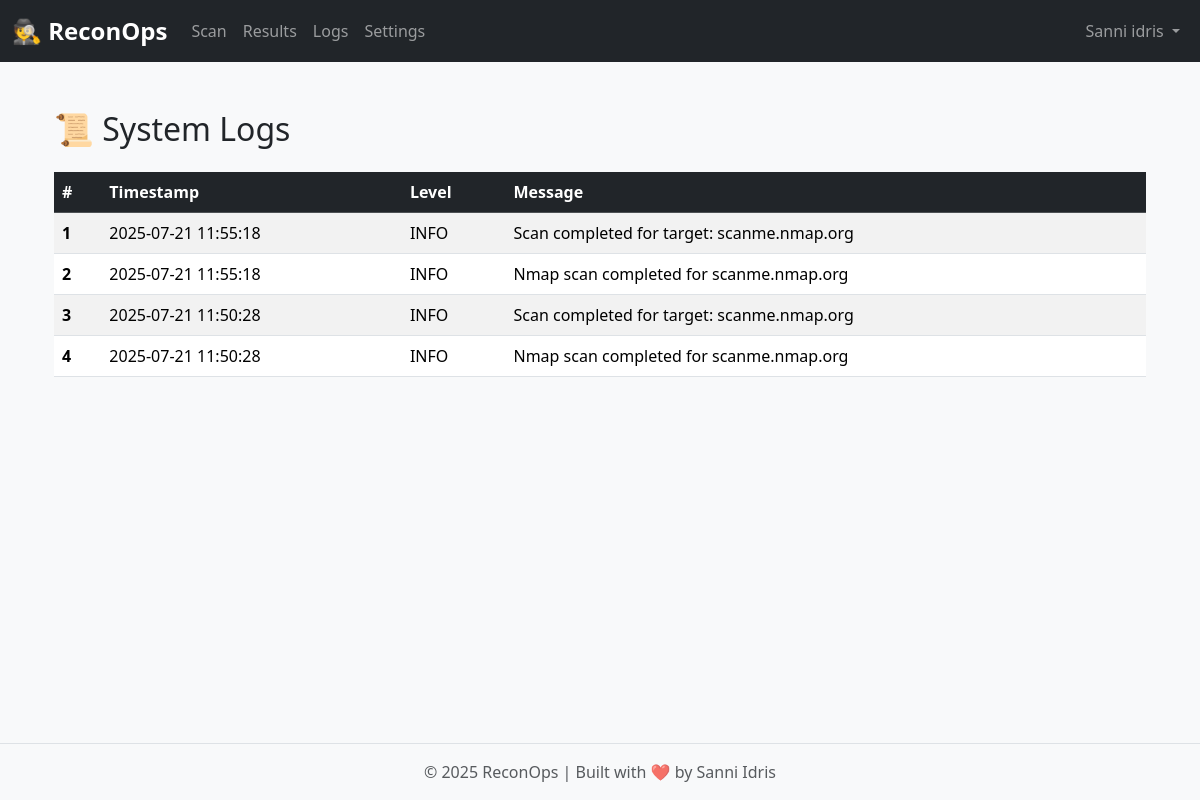
Screenshot of /logs (signed in) with the database file from the repository.
### reconops_dashboard/models.py (models this page shows, shortened)
class User(UserMixin, db.Model):
    __tablename__ = 'users'
    id = db.Column(db.Integer, primary_key=True)
    username = db.Column(db.String(64), unique=True, nullable=False)
    email = db.Column(db.String(120), unique=True, nullable=False)
    password_hash = db.Column(db.String(128), nullable=False)
    role = db.Column(db.String(20), default='user')  # e.g., 'admin' or 'user'

class SystemLog(db.Model):
    __tablename__ = 'system_logs'
    id = db.Column(db.Integer, primary_key=True)
    timestamp = db.Column(db.DateTime, default=datetime.utcnow)
    level = db.Column(db.String(50), nullable=False)
    message = db.Column(db.Text, nullable=False)

### reconops_dashboard/routes/main_routes.py (the view)
@main.route('/logs')
@login_required
def logs():
    logs = SystemLog.query.order_by(SystemLog.timestamp.desc()).all()
    return render_template('logs.html', logs=logs)

### reconops_dashboard/models.py (called while the page is built)
@login_manager.user_loader
def load_user(user_id):
    return User.query.get(int(user_id))

### reconops_dashboard/templates/logs.html
{% extends 'base.html' %}
{% block content %}
<div class="container mt-5">
    <h2 class="mb-4">📜 System Logs</h2>
    {% if logs %}
        <table class="table table-striped table-hover">
            <thead class="table-dark">
                <tr>
                    <th scope="col">#</th>
                    <th scope="col">Timestamp</th>
                    <th scope="col">Level</th>
                    <th scope="col">Message</th>
                </tr>
            </thead>
            <tbody>
                {% for log in logs %}
                <tr>
                    <th scope="row">{{ loop.index }}</th>
                    <td>{{ log.timestamp.strftime('%Y-%m-%d %H:%M:%S') }}</td>
                    <td>{{ log.level }}</td>
                    <td>{{ log.message }}</td>
                </tr>
                {% endfor %}
            </tbody>
        </table>
    {% else %}
        <div class="alert alert-info">
            No logs available at this time.
        </div>
    {% endif %}
</div>
{% endblock %}

### reconops_dashboard/templates/base.html (shortened to what this page needs)
<!DOCTYPE html>
<html lang="en">
<head>
    <link href="https://cdn.jsdelivr.net/npm/bootstrap@5.3.2/dist/css/bootstrap.min.css" rel="stylesheet" />
    <link rel="stylesheet" href="{{ url_for('static', filename='css/styles.css') }}" />
</head>
<body>
    <nav class="navbar navbar-expand-lg navbar-dark bg-dark">
        <div class="container-fluid">
            <a class="navbar-brand" href="{{ url_for('main.home') }}">🕵️ ReconOps</a>
            <div class="collapse navbar-collapse" id="navbarNav">
                <ul class="navbar-nav me-auto">
                    <li class="nav-item">
                        <a class="nav-link" href="{{ url_for('main.scan') }}">Scan</a>
                    </li>
                    <li class="nav-item">
                        <a class="nav-link" href="{{ url_for('main.results') }}">Results</a>
                    </li>
                    <li class="nav-item">
                        <a class="nav-link" href="{{ url_for('main.logs') }}">Logs</a>
                    </li>
                    <li class="nav-item">
                        <a class="nav-link" href="{{ url_for('settings.settings') }}">Settings</a>
                    </li>
                </ul>
                <ul class="navbar-nav ms-auto">
                    {% if current_user.is_authenticated %}
                        <li class="nav-item dropdown">
                            <a
                                class="nav-link dropdown-toggle"
                                href="#"
                                id="userDropdown"
                                role="button"
                                data-bs-toggle="dropdown"
                                aria-expanded="false"
                            >
                                {{ current_user.username }}
                            </a>
                        </li>
                    {% endif %}
                </ul>
            </div>
        </div>
    </nav>
    <div class="container mt-4">
        {% block content %}{% endblock %}
    </div>
    <footer class="footer mt-auto py-3 bg-light text-center">
        <div class="container">
            <span class="text-muted">© 2025 ReconOps | Built with ❤️ by Sanni Idris</span>
        </div>
    </footer>
</body>
</html>

### reconops_dashboard/static/css/styles.css (style rules this page uses)
body { background-color: #f8f9fa; font-family: "Segoe UI", Tahoma, Geneva, Verdana, sans-serif; }
.navbar-brand { font-weight: bold; font-size: 1.5rem; }
footer { position: fixed; bottom: 0; width: 100%; background: #f8f9fa; border-top: 1px solid #dee2e6; }

### rows the page displays
User: username "Sanni idris"
SystemLog: timestamp "2025-07-21 11:55:18", level "INFO", message "Scan completed for target: scanme.nmap.org"
SystemLog: timestamp "2025-07-21 11:55:18", level "INFO", message "Nmap scan completed for scanme.nmap.org"
SystemLog: timestamp "2025-07-21 11:50:28", level "INFO", message "Scan completed for target: scanme.nmap.org"
SystemLog: timestamp "2025-07-21 11:50:28", level "INFO", message "Nmap scan completed for scanme.nmap.org"
